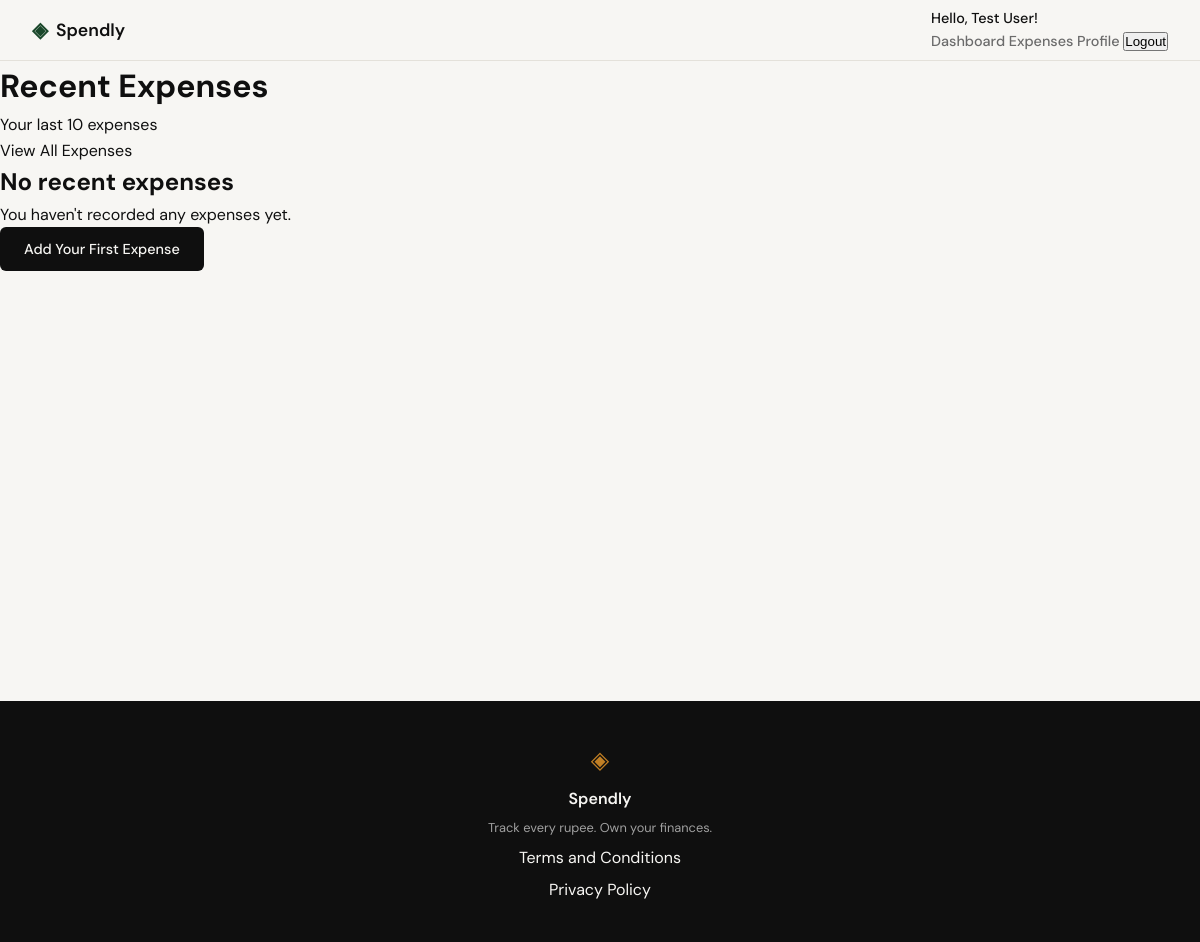
Page /expenses/recent (signed in) on the earlier database version.
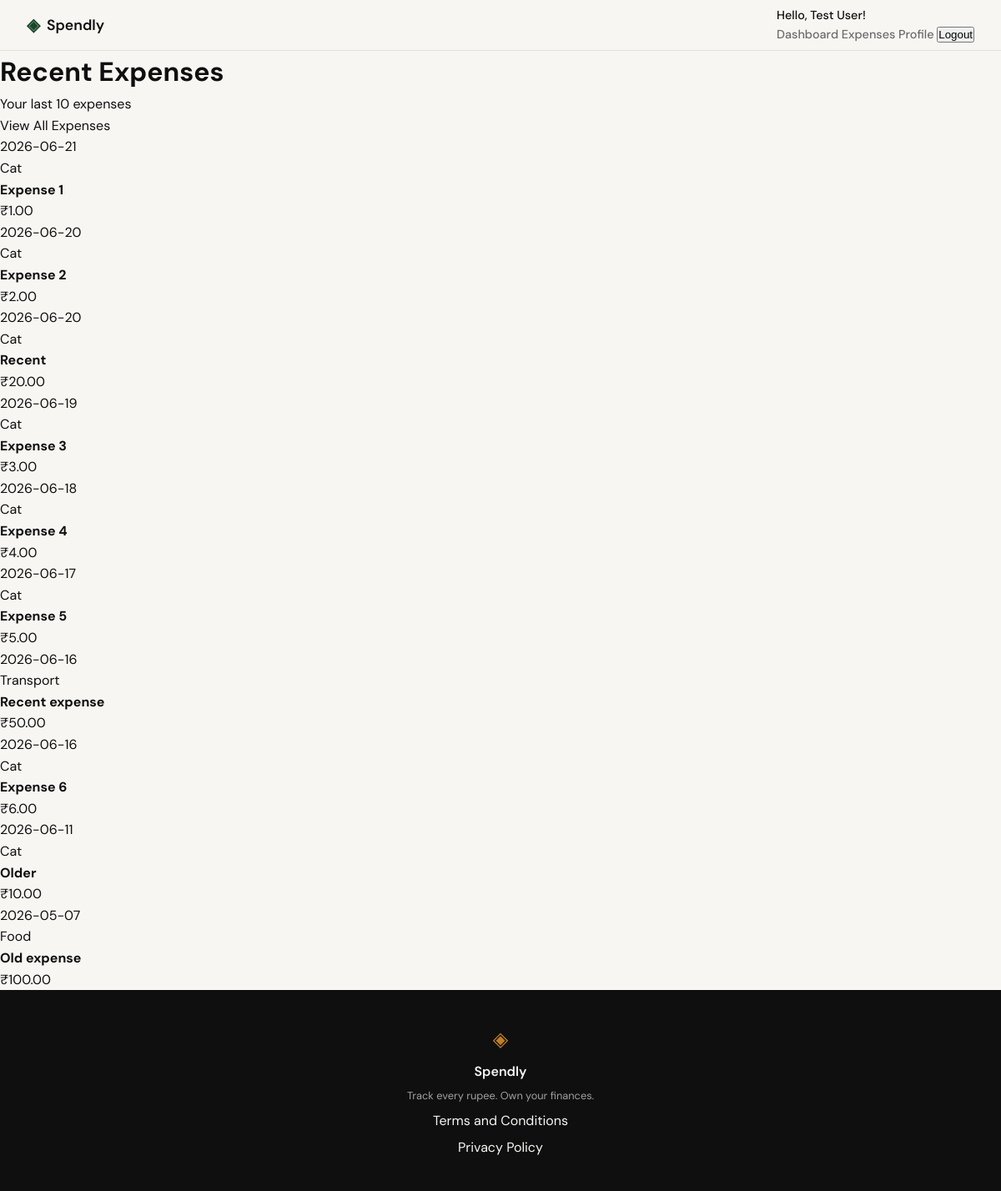
Same page on the later database version.
### tables this page shows
CREATE TABLE expenses (
            id INTEGER PRIMARY KEY AUTOINCREMENT,
            user_id INTEGER NOT NULL,
            amount REAL NOT NULL,
            category TEXT NOT NULL,
            date TEXT NOT NULL,
            description TEXT,
            created_at TEXT DEFAULT CURRENT_TIMESTAMP,
            FOREIGN KEY (user_id) REFERENCES users (id)
        );

### app.py (the view)
@app.route("/expenses/recent")
@login_required
def expenses_recent():
    user_id = session.get('user_id')
    conn = get_db()
    try:
        cursor = conn.cursor()
        cursor.execute(
            """SELECT id, amount, category, date, description, created_at
               FROM expenses
               WHERE user_id = ?
               ORDER BY date DESC, created_at DESC
               LIMIT 10""",
            (user_id,)
        )
        expenses = cursor.fetchall()
        return render_template("expenses_recent.html", expenses=expenses)
    except Exception as e:
        return render_template("error.html", error="Unable to load recent expenses"), 500
    finally:
        conn.close()

### app.py (called while the page is built)
def login_required(f):
    @wraps(f)
    def decorated_function(*args, **kwargs):
        if 'user_id' not in session:
            return redirect(url_for('login'))
        return f(*args, **kwargs)
    return decorated_function

### database/db.py (called while the page is built)
def get_db():
    conn = sqlite3.connect('spendly.db')
    conn.row_factory = sqlite3.Row
    conn.execute('PRAGMA foreign_keys = ON')
    return conn

### templates/expenses_recent.html (shortened to what this page needs)
{% extends "base.html" %}
{% block content %}
<div class="recent-expenses-container">
    <div class="recent-expenses-header">
        <h1>Recent Expenses</h1>
        <p>Your last 10 expenses</p>
        <div class="recent-expenses-actions">
            <a href="{{ url_for('expenses') }}" class="btn btn-outline">View All Expenses</a>
        </div>
    </div>
    {% if expenses|length > 0 %}
    <div class="recent-expenses-list">
        {% for expense in expenses %}
        <div class="expense-item">
            <div class="expense-item-info">
                <div class="expense-item-date">{{ expense.date }}</div>
                <div class="expense-item-category">
                    <span class="category-tag category-{{ expense.category|lower|replace(' ', '-') }}">
                        {{ expense.category }}
                    </span>
                </div>
                <div class="expense-item-description">
                    <strong>{{ expense.description or 'No description' }}</strong>
                </div>
            </div>
            <div class="expense-item-amount">
                ₹{{ "%.2f"|format(expense.amount) }}
            </div>
        </div>
        {% endfor %}
    </div>
    {% else %}
    <div class="empty-state">
        <h2>No recent expenses</h2>
        <p>You haven't recorded any expenses yet.</p>
        <a href="{{ url_for('add_expense') }}" class="btn btn-primary">Add Your First Expense</a>
    </div>
    {% endif %}
</div>
{% endblock %}

Differences in the rows shown:
added expenses: date "2026-06-21", category "Cat", description "Expense 1", amount "1.00"
added expenses: date "2026-06-20", category "Cat", description "Expense 2", amount "2.00"
added expenses: date "2026-06-20", category "Cat", description "Recent", amount "20.00"
added expenses: date "2026-06-19", category "Cat", description "Expense 3", amount "3.00"
added expenses: date "2026-06-18", category "Cat", description "Expense 4", amount "4.00"
added expenses: date "2026-06-17", category "Cat", description "Expense 5", amount "5.00"
added expenses: date "2026-06-16", category "Transport", description "Recent expense", amount "50.00"
added expenses: date "2026-06-16", category "Cat", description "Expense 6", amount "6.00"
added expenses: date "2026-06-11", category "Cat", description "Older", amount "10.00"
added expenses: date "2026-05-07", category "Food", description "Old expense", amount "100.00"
Other differences:
text no longer shown: "No recent expenses You haven't recorded any expenses yet. Add Your First Expense"
